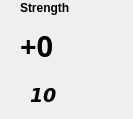
   <widget class="QWidget" name="strengthAbility" native="true">
    <property name="geometry">
     <rect>
      <x>31</x>
      <y>51</y>
      <width>133</width>
      <height>119</height>
     </rect>
    </property>
    <widget class="QLabel" name="strModifier">
     <property name="geometry">
      <rect>
       <x>20</x>
       <y>20</y>
       <width>51</width>
       <height>51</height>
      </rect>
     </property>
     <property name="font">
      <font>
       <family>Segoe UI Black</family>
       <pointsize>22</pointsize>
       <weight>75</weight>
       <bold>true</bold>
      </font>
     </property>
     <property name="text">
      <string>+0</string>
     </property>
    </widget>
    <widget class="QLabel" name="strBackground">
     <property name="geometry">
      <rect>
       <x>3</x>
       <y>0</y>
       <width>81</width>
       <height>121</height>
      </rect>
     </property>
     <property name="text">
      <string/>
     </property>
     <property name="textFormat">
      <enum>Qt::RichText</enum>
     </property>
     <property name="pixmap">
      <pixmap>../Images/AbilityScoreHolder.png</pixmap>
     </property>
     <property name="scaledContents">
      <bool>true</bool>
     </property>
    </widget>
    <widget class="QLabel" name="strBaseValue">
     <property name="geometry">
      <rect>
       <x>30</x>
       <y>80</y>
       <width>31</width>
       <height>31</height>
      </rect>
     </property>
     <property name="font">
      <font>
       <family>DejaVu Sans</family>
       <pointsize>14</pointsize>
       <weight>75</weight>
       <italic>true</italic>
       <bold>true</bold>
      </font>
     </property>
     <property name="text">
      <string>10</string>
     </property>
    </widget>
    <widget class="QLabel" name="strTitle">
     <property name="geometry">
      <rect>
       <x>20</x>
       <y>0</y>
       <width>51</width>
       <height>16</height>
      </rect>
     </property>
     <property name="font">
      <font>
       <family>Nirmala UI</family>
       <weight>75</weight>
       <bold>true</bold>
      </font>
     </property>
     <property name="layoutDirection">
      <enum>Qt::LeftToRight</enum>
     </property>
     <property name="text">
      <string>Strength</string>
     </property>
    </widget>
    <zorder>strBackground</zorder>
    <zorder>strBaseValue</zorder>
    <zorder>strTitle</zorder>
    <zorder>strModifier</zorder>
   </widget>
